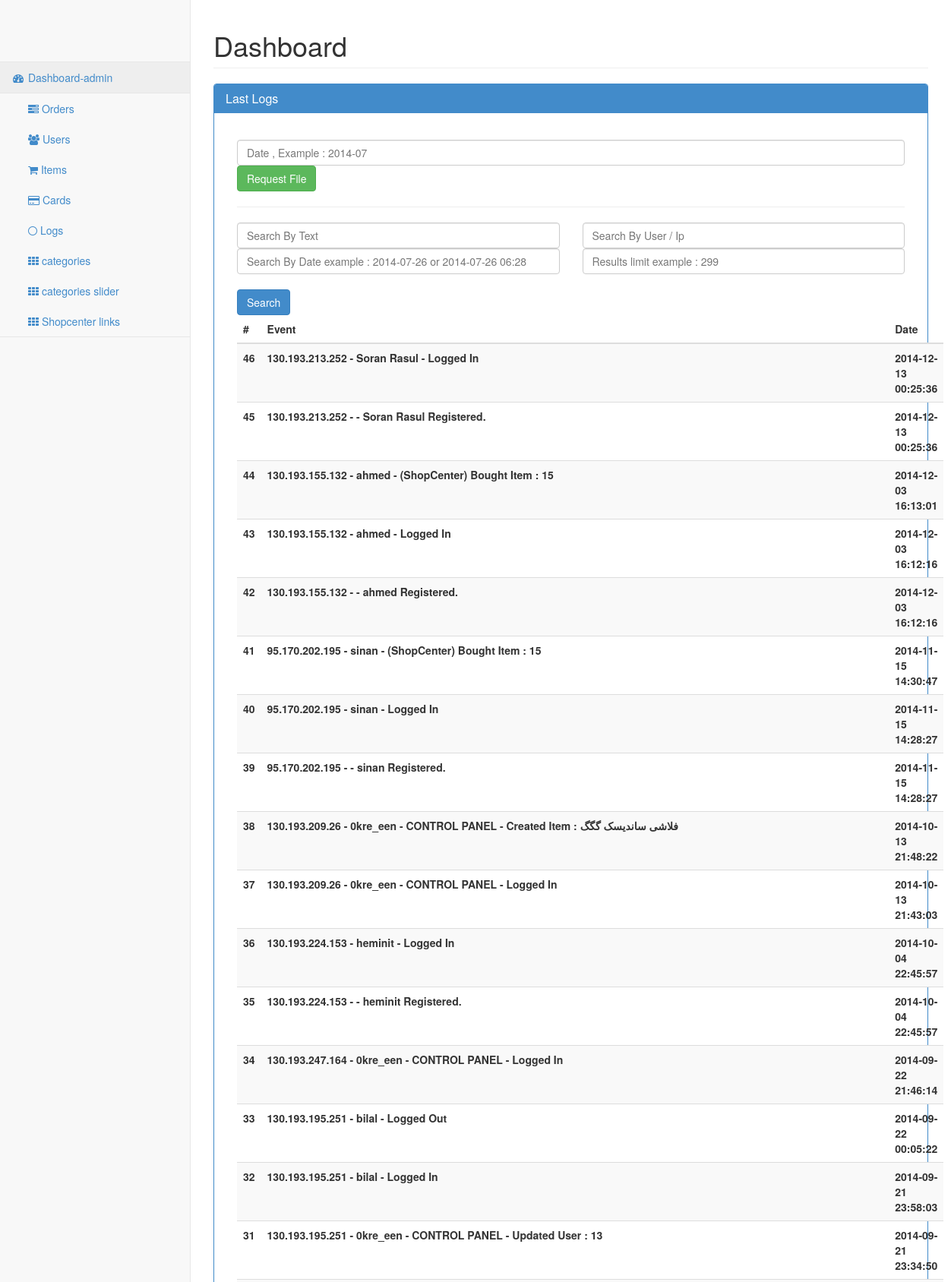
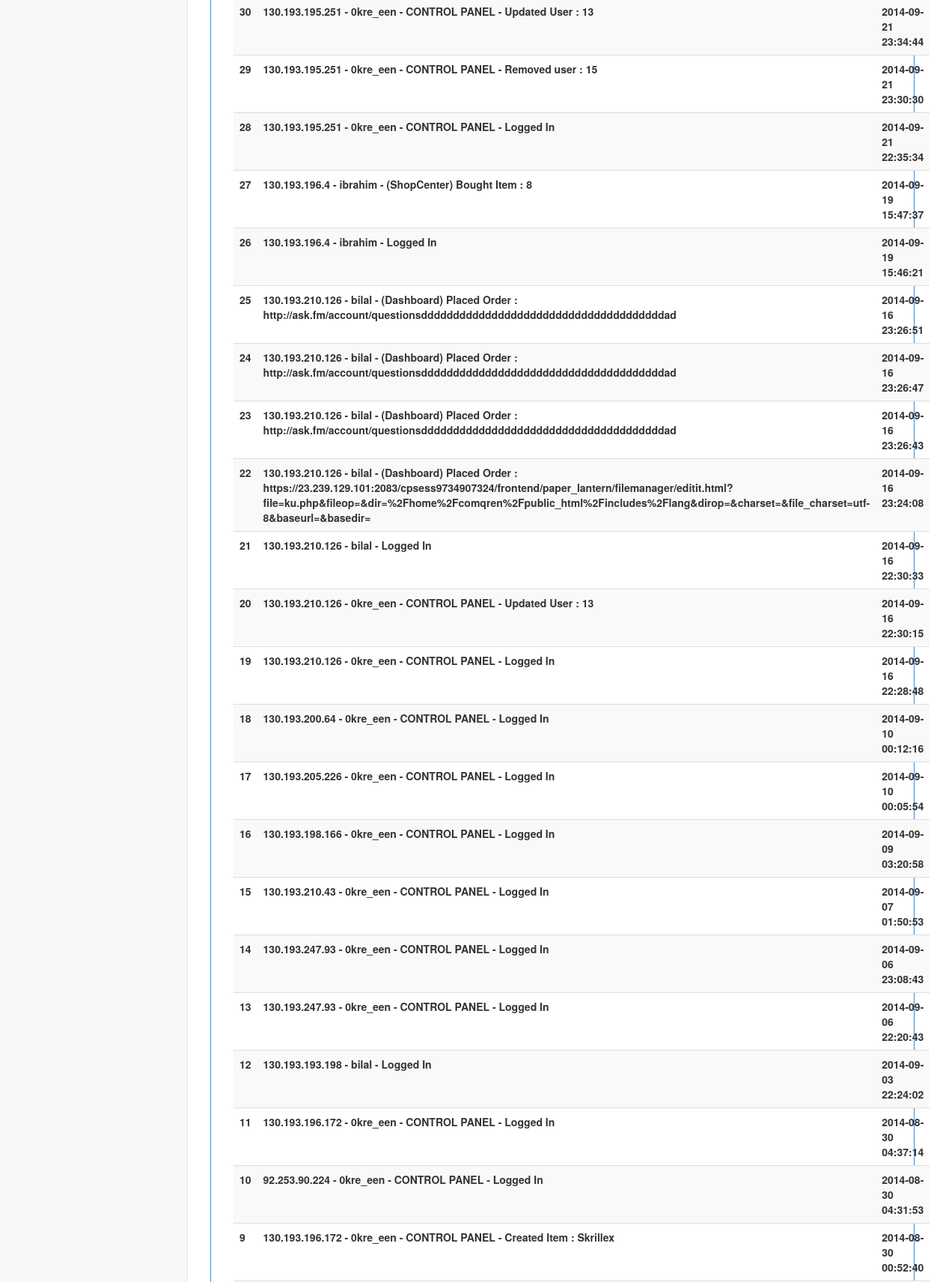
The app's page /control/dc1d71bbb5c4d2a5e936db79ef10c19f.php (signed in, upper part) with its own data (2 pictures, top to bottom).
### tables this page shows
CREATE TABLE IF NOT EXISTS `logs` (
  `id` bigint(250) NOT NULL AUTO_INCREMENT,
  `event` longtext NOT NULL,
  `date` varchar(250) NOT NULL,
  PRIMARY KEY (`id`)
);

### control/includes/classes/logs_class.php (the view, shortened to what this page needs)
<?php
class Logs{
	function GetLogs($text = NULL,$user = NULL,$date = NULL,$limit = 299){
		$GetLogsQuery = "SELECT * FROM `logs` WHERE (id <> '-7') $text $date ORDER BY `id` DESC LIMIT 0,$limit ;" ;
		$DoGetLogsQuery = mysql_query($GetLogsQuery) ;
		$return = '<table class="table table-striped"><thead><tr><th>#</th><th>Event</th><th>Date</th></tr></thead><tbody>' ;
		while ($fetch_info= mysql_fetch_array($DoGetLogsQuery)) {
					$id = $fetch_info['id'] ;
					$event = $fetch_info['event'] ;
					$date =  $fetch_info['date'] ;
					$return = $return . '<tr><th>' . $id . '</th><th>' . $event . '</th><th>' . $date . '</th></tr>' ;
		}
		return $return . '</tbody></table>' ;
	}
}
?>

### records on screen
logs: id "46", event "130.193.213.252 - Soran Rasul - Logged In", date "2014-12-13 00:25:36"
logs: id "45", event "130.193.213.252 - - Soran Rasul Registered.", date "2014-12-13 00:25:36"
logs: id "44", event "130.193.155.132 - ahmed - (ShopCenter) Bought Item : 15", date "2014-12-03 16:13:01"
logs: id "43", event "130.193.155.132 - ahmed - Logged In", date "2014-12-03 16:12:16"
logs: id "42", event "130.193.155.132 - - ahmed Registered.", date "2014-12-03 16:12:16"
logs: id "41", event "95.170.202.195 - sinan - (ShopCenter) Bought Item : 15", date "2014-11-15 14:30:47"
logs: id "40", event "95.170.202.195 - sinan - Logged In", date "2014-11-15 14:28:27"
logs: id "39", event "95.170.202.195 - - sinan Registered.", date "2014-11-15 14:28:27"
logs: id "38", event "130.193.209.26 - 0kre_een - CONTROL PANEL - Created Item : فلاشی ساندیسک گگگ", date "2014-10-13 21:48:22"
logs: id "37", event "130.193.209.26 - 0kre_een - CONTROL PANEL - Logged In", date "2014-10-13 21:43:03"
logs: id "36", event "130.193.224.153 - heminit - Logged In", date "2014-10-04 22:45:57"
logs: id "35", event "130.193.224.153 - - heminit Registered.", date "2014-10-04 22:45:57"
logs: id "34", event "130.193.247.164 - 0kre_een - CONTROL PANEL - Logged In", date "2014-09-22 21:46:14"
logs: id "33", event "130.193.195.251 - bilal - Logged Out", date "2014-09-22 00:05:22"
logs: id "32", event "130.193.195.251 - bilal - Logged In", date "2014-09-21 23:58:03"
logs: id "31", event "130.193.195.251 - 0kre_een - CONTROL PANEL - Updated User : 13", date "2014-09-21 23:34:50"
logs: id "30", event "130.193.195.251 - 0kre_een - CONTROL PANEL - Updated User : 13", date "2014-09-21 23:34:44"
logs: id "29", event "130.193.195.251 - 0kre_een - CONTROL PANEL - Removed user : 15", date "2014-09-21 23:30:30"
logs: id "28", event "130.193.195.251 - 0kre_een - CONTROL PANEL - Logged In", date "2014-09-21 22:35:34"
logs: id "27", event "130.193.196.4 - ibrahim - (ShopCenter) Bought Item : 8", date "2014-09-19 15:47:37"
logs: id "26", event "130.193.196.4 - ibrahim - Logged In", date "2014-09-19 15:46:21"
logs: id "25", event "130.193.210.126 - bilal - (Dashboard) Placed Order : http://ask.fm/account/questionsddddddddddddddddddddddddddddddddddddddad", date "2014-09-16 23:26:51"
logs: id "24", event "130.193.210.126 - bilal - (Dashboard) Placed Order : http://ask.fm/account/questionsddddddddddddddddddddddddddddddddddddddad", date "2014-09-16 23:26:47"
logs: id "23", event "130.193.210.126 - bilal - (Dashboard) Placed Order : http://ask.fm/account/questionsddddddddddddddddddddddddddddddddddddddad", date "2014-09-16 23:26:43"
logs: id "22", event "130.193.210.126 - bilal - (Dashboard) Placed Order : https://23.239.129.101:2083/cpsess9734907324/frontend/paper_lantern/filemanager/editit.html?file=ku.php&fileop=&dir=%2Fhome%2Fcomqren%2Fpublic_html%2Fincludes%2Flang&dirop=&charset=&file_charset=utf-8&baseurl=&basedir=", date "2014-09-16 23:24:08"
logs: id "21", event "130.193.210.126 - bilal - Logged In", date "2014-09-16 22:30:33"
logs: id "20", event "130.193.210.126 - 0kre_een - CONTROL PANEL - Updated User : 13", date "2014-09-16 22:30:15"
logs: id "19", event "130.193.210.126 - 0kre_een - CONTROL PANEL - Logged In", date "2014-09-16 22:28:48"
logs: id "18", event "130.193.200.64 - 0kre_een - CONTROL PANEL - Logged In", date "2014-09-10 00:12:16"
logs: id "17", event "130.193.205.226 - 0kre_een - CONTROL PANEL - Logged In", date "2014-09-10 00:05:54"
logs: id "16", event "130.193.198.166 - 0kre_een - CONTROL PANEL - Logged In", date "2014-09-09 03:20:58"
logs: id "15", event "130.193.210.43 - 0kre_een - CONTROL PANEL - Logged In", date "2014-09-07 01:50:53"
logs: id "14", event "130.193.247.93 - 0kre_een - CONTROL PANEL - Logged In", date "2014-09-06 23:08:43"
logs: id "13", event "130.193.247.93 - 0kre_een - CONTROL PANEL - Logged In", date "2014-09-06 22:20:43"
logs: id "12", event "130.193.193.198 - bilal - Logged In", date "2014-09-03 22:24:02"
logs: id "11", event "130.193.196.172 - 0kre_een - CONTROL PANEL - Logged In", date "2014-08-30 04:37:14"
logs: id "10", event "92.253.90.224 - 0kre_een - CONTROL PANEL - Logged In", date "2014-08-30 04:31:53"
logs: id "9", event "130.193.196.172 - 0kre_een - CONTROL PANEL - Created Item : Skrillex", date "2014-08-30 00:52:40"
